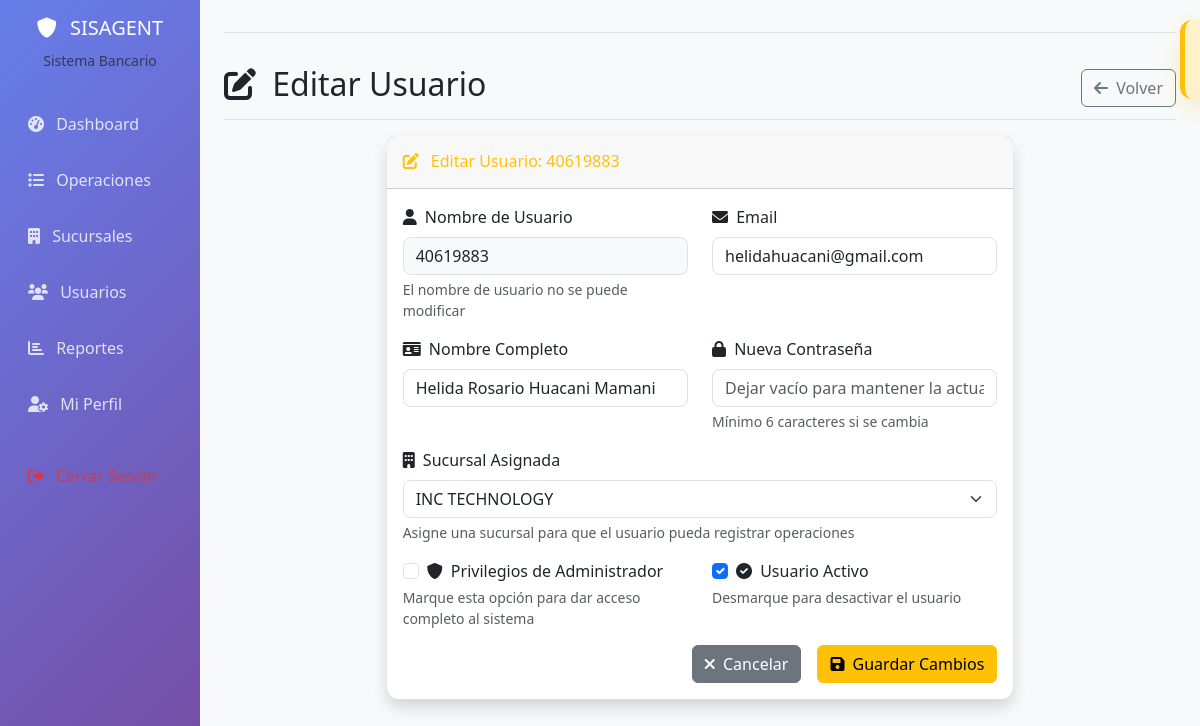
Screenshot of /admin/usuarios/2/editar (signed in) with the database file from the repository.
### app.py (models this page shows)
class Usuario(UserMixin, db.Model):
    id = db.Column(db.Integer, primary_key=True)
    username = db.Column(db.String(80), unique=True, nullable=False)
    email = db.Column(db.String(120), unique=True, nullable=False)
    password_hash = db.Column(db.String(200), nullable=False)
    nombre_completo = db.Column(db.String(100), nullable=False)
    es_admin = db.Column(db.Boolean, default=False)
    sucursal_id = db.Column(db.Integer, db.ForeignKey('sucursal.id'), nullable=True)
    activo = db.Column(db.Boolean, default=True)
    created_at = db.Column(db.DateTime, default=datetime.utcnow)
    operaciones = db.relationship('Operacion', backref='usuario', lazy=True)

class Sucursal(db.Model):
    id = db.Column(db.Integer, primary_key=True)
    nombre = db.Column(db.String(100), nullable=False)
    direccion = db.Column(db.String(200))
    activa = db.Column(db.Boolean, default=True)
    created_at = db.Column(db.DateTime, default=datetime.utcnow)
    usuarios = db.relationship('Usuario', backref='sucursal', lazy=True)
    operaciones = db.relationship('Operacion', backref='sucursal', lazy=True)

### app.py (the view, shortened to what this page needs)
@app.route('/admin/usuarios/<int:usuario_id>/editar', methods=['GET', 'POST'])
@login_required
def editar_usuario(usuario_id):
    if not current_user.es_admin:
        flash('Acceso denegado', 'error')
        return redirect(url_for('dashboard'))
    usuario = Usuario.query.get_or_404(usuario_id)
    return render_template('editar_usuario.html', usuario=usuario, sucursales=Sucursal.query.all())

### app.py (called while the page is built)
@login_manager.user_loader
def load_user(user_id):
    return Usuario.query.get(int(user_id))

### templates/editar_usuario.html (shortened to what this page needs)
{% extends "base.html" %}
{% block content %}
<div class="d-flex justify-content-between flex-wrap flex-md-nowrap align-items-center pt-3 pb-2 mb-3 border-bottom">
    <h1 class="h2">
        <i class="fas fa-edit me-2"></i>
        Editar Usuario
    </h1>
    <div class="btn-toolbar mb-2 mb-md-0">
        <a href="{{ url_for('admin_usuarios') }}" class="btn btn-outline-secondary">
            <i class="fas fa-arrow-left me-1"></i>
            Volver
        </a>
    </div>
</div>
<div class="row justify-content-center">
    <div class="col-lg-8">
        <div class="card shadow">
            <div class="card-header py-3">
                <h6 class="m-0 font-weight-bold text-warning">
                    <i class="fas fa-edit me-2"></i>
                    Editar Usuario: {{ usuario.username }}
                </h6>
            </div>
            <div class="card-body">
                <form method="POST" id="usuarioForm">
                    <div class="row">
                        <div class="col-md-6 mb-3">
                            <label for="username" class="form-label">
                                <i class="fas fa-user me-1"></i>
                                Nombre de Usuario
                            </label>
                            <input type="text"
                                   class="form-control"
                                   value="{{ usuario.username }}"
                                   readonly
                                   style="background-color: #f8f9fa;">
                            <div class="form-text">El nombre de usuario no se puede modificar</div>
                        </div>
                        <div class="col-md-6 mb-3">
                            <label for="email" class="form-label">
                                <i class="fas fa-envelope me-1"></i>
                                Email
                            </label>
                            <input type="email"
                                   class="form-control"
                                   id="email"
                                   name="email"
                                   required
                                   value="{{ usuario.email }}"
                                   placeholder="juan.perez@empresa.com">
                        </div>
                    </div>
                    <div class="row">
                        <div class="col-md-6 mb-3">
                            <label for="nombre_completo" class="form-label">
                                <i class="fas fa-id-card me-1"></i>
                                Nombre Completo
                            </label>
                            <input type="text"
                                   class="form-control"
                                   id="nombre_completo"
                                   name="nombre_completo"
                                   required
                                   value="{{ usuario.nombre_completo }}"
                                   placeholder="Juan Pérez García">
                        </div>
                        <div class="col-md-6 mb-3">
                            <label for="password" class="form-label">
                                <i class="fas fa-lock me-1"></i>
                                Nueva Contraseña
                            </label>
                            <input type="password"
                                   class="form-control"
                                   id="password"
                                   name="password"
                                   placeholder="Dejar vacío para mantener la actual">
                            <div class="form-text">Mínimo 6 caracteres si se cambia</div>
                        </div>
                    </div>
                    <div class="mb-3">
                        <label for="sucursal_id" class="form-label">
                            <i class="fas fa-building me-1"></i>
                            Sucursal Asignada
                        </label>
                        <select class="form-select" id="sucursal_id" name="sucursal_id">
                            {% for sucursal in sucursales %}
                            <option value="{{ sucursal.id }}" {% if usuario.sucursal_id == sucursal.id %}selected{% endif %}>
                                {{ sucursal.nombre }}
                            </option>
                            {% endfor %}
                        </select>
                        <div class="form-text">Asigne una sucursal para que el usuario pueda registrar operaciones</div>
                    </div>
                    <div class="row">
                        <div class="col-md-6 mb-3">
                            <div class="form-check">
                                <input class="form-check-input"
                                       type="checkbox"
                                       id="es_admin"
                                       name="es_admin"
                                       {% if usuario.es_admin %}checked{% endif %}>
                                <label class="form-check-label" for="es_admin">
                                    <i class="fas fa-shield-alt me-1"></i>
                                    Privilegios de Administrador
                                </label>
                            </div>
                            <div class="form-text">Marque esta opción para dar acceso completo al sistema</div>
                        </div>
                        <div class="col-md-6 mb-3">
                            <div class="form-check">
                                <input class="form-check-input"
                                       type="checkbox"
                                       id="activo"
                                       name="activo"
                                       {% if usuario.activo %}checked{% endif %}>
                                <label class="form-check-label" for="activo">
                                    <i class="fas fa-check-circle me-1"></i>
                                    Usuario Activo
                                </label>
                            </div>
                            <div class="form-text">Desmarque para desactivar el usuario</div>
                        </div>
                    </div>
                    <div class="d-grid gap-2 d-md-flex justify-content-md-end">
                        <a href="{{ url_for('admin_usuarios') }}" class="btn btn-secondary me-md-2">
                            <i class="fas fa-times me-1"></i>
                            Cancelar
                        </a>
                        <button type="submit" class="btn btn-warning">
                            <i class="fas fa-save me-1"></i>
                            Guardar Cambios
                        </button>
                    </div>
                </form>
            </div>
        </div>
    </div>
</div>
{% endblock %}

### templates/base.html (style rules this page uses)
.card { border: none; box-shadow: 0 0.125rem 0.25rem rgba(0, 0, 0, 0.075); border-radius: 0.75rem; }
.form-control, .form-select { border-radius: 0.5rem; border: 1px solid #dee2e6; }

### rows the page displays
Usuario: username "40619883", email "helidahuacani@gmail.com", nombre_completo "Helida Rosario Huacani Mamani", sucursal_id "INC TECHNOLOGY", activo "☑"
